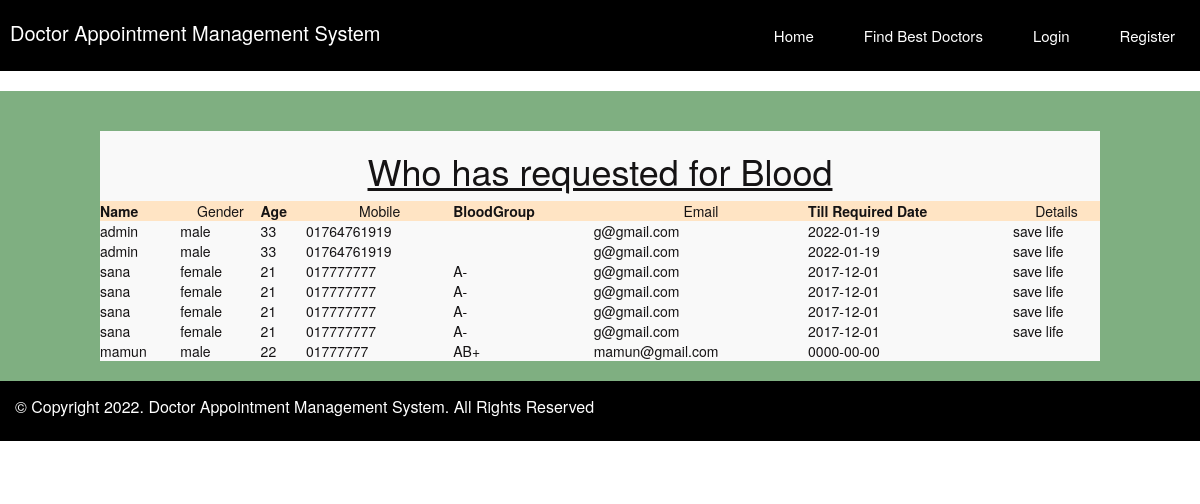
Screenshot of /viewrequest.php with the database file from the repository.
### tables this page shows
CREATE TABLE IF NOT EXISTS `requestes` (
  `reg_id` int(100) NOT NULL AUTO_INCREMENT,
  `name` varchar(100) NOT NULL,
  `gender` varchar(100) NOT NULL,
  `age` int(100) NOT NULL,
  `mobile` varchar(100) NOT NULL,
  `bgroup` varchar(100) NOT NULL,
  `email` varchar(100) NOT NULL,
  `reqdate` date NOT NULL,
  `detail` varchar(100) NOT NULL,
  PRIMARY KEY (`reg_id`)
);

### viewrequest.php (the view, shortened to what this page needs)
<?php include('header.php'); ?> <br>
	<div class="donor_reg"  style="background-color: #7faf81;"> <br>
		<form method="post" enctype="multipart/form-data"> <br>
	   <table cellpadding="20" cellspacing="20" width="1000px" height=""  style="margin:auto;background-color:#f9f9f9;color:#151314;" >
	  		 <tr><td colspan="9" align="center"><h1 class="text-center"><u>Who has requested for Blood</u></h1></td></tr>
	  		<tr style="background-color:bisque" align="center" class="bold">
	            <th align="center">Name</th>
	            <td align="center">Gender</td>
	            <th align="center">Age</th>
	            <td align="center">Mobile</td>
	            <th align="center">BloodGroup</th>
	            <td align="center">Email</td>
	            <th align="center">Till Required Date</th>
	            <td align="center">Details</td>
	        </tr>
	<?php
	$cn=mysqli_connect("localhost","root","","projectmms");
		$s="select * from requestes";
			$result=mysqli_query($cn,$s);
			while($data=mysqli_fetch_array($result)){
						echo"<tr>
								<td>$data[1]</td>
								<td>$data[2]</td>
								<td>$data[3]</td>
								<td>$data[4]</td>
								<td>$data[5]</td>
								<td>$data[6]</td>
								<td>$data[7]</td>
								<td>$data[8]</td>
							</tr>";
					}
	?>
		</table> <br>
	</form>
	</div>
 <?php include('footer.php'); ?>
</body>
</html>

### header.php (shortened to what this page needs)
<!DOCTYPE html>
<html>
<head>
	<link rel="stylesheet" href="css/bootstrap.min.css">
	<link rel="stylesheet" href="https://pro.fontawesome.com/releases/v5.10.0/css/all.css"/>
</head>
<body>
		<nav class="menu">
			<h2>Doctor Appointment Management System</h2>
			<ul>
				<li><a href="patient_regi.php">Register</a></li>
				<li><a href="doctor_patient_login.php">Login</a></li>
				<li><a href="find_doctor.php">Find Best Doctors</a></li>
				<li><a href="index.php">Home</a></li>
			</ul>
		</nav>

### footer.php
<footer>
	<div class="copywrite">
		<p>© Copyright 2022. Doctor Appointment Management System. All Rights Reserved</p>
	</div>
	<div class="icon">
		<ul>
		<li><i class="fab fa-facebook"></i></li>
		<li><i class="fab fa-instagram"></i></li>
		<li><i class="fab fa-twitter"></i></li>
		<li><i class="fab fa-youtube"></i></li>
		<li><i class="fab fa-linkedin-in"></i></li>
		</ul>
	</div>
</footer>

### header.php (style rules this page uses)
.menu { width: 100%; hight: 32px; background: black; overflow: auto; }
.menu h2 { float: left; margin-left:10px; margin-top: 22px; font-size: 20px; color:white; }
.menu li { float: right; display: inline-block; margin: 10px 10px; padding: 15px; }
.menu li a { color:white; font-size:15px; padding-bottom: 10px; }
footer { width:100%; height: 60px; background:black; padding: 5px; clear: both; }
.copywrite { font-color:black; margin:10px 10px; font-size:16px; color:white; display: inline-block; }
.icon { display: inline-block; margin-left: 600px; }
.icon li { color:white; margin: 13px 10px; font-size: 20px; display: inline-block; }

### rows the page displays
requestes: name "admin", gender "male", age "33", mobile "01764761919", email "g@gmail.com", reqdate "2022-01-19", detail "save life"
requestes: name "admin", gender "male", age "33", mobile "01764761919", email "g@gmail.com", reqdate "2022-01-19", detail "save life"
requestes: name "sana", gender "female", age "21", mobile "017777777", bgroup "A-", email "g@gmail.com", reqdate "2017-12-01", detail "save life"
requestes: name "sana", gender "female", age "21", mobile "017777777", bgroup "A-", email "g@gmail.com", reqdate "2017-12-01", detail "save life"
requestes: name "sana", gender "female", age "21", mobile "017777777", bgroup "A-", email "g@gmail.com", reqdate "2017-12-01", detail "save life"
requestes: name "sana", gender "female", age "21", mobile "017777777", bgroup "A-", email "g@gmail.com", reqdate "2017-12-01", detail "save life"
requestes: name "mamun", gender "male", age "22", mobile "01777777", bgroup "AB+", email "mamun@gmail.com", reqdate "0000-00-00"
